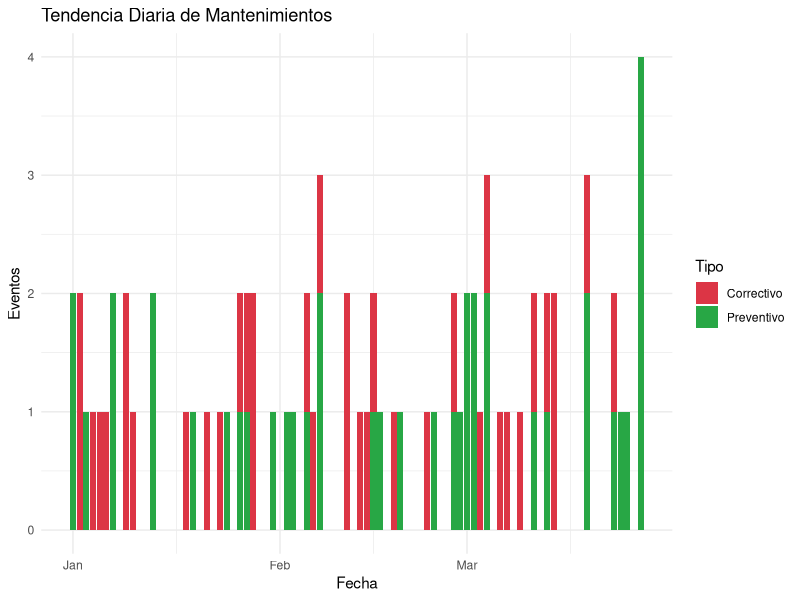
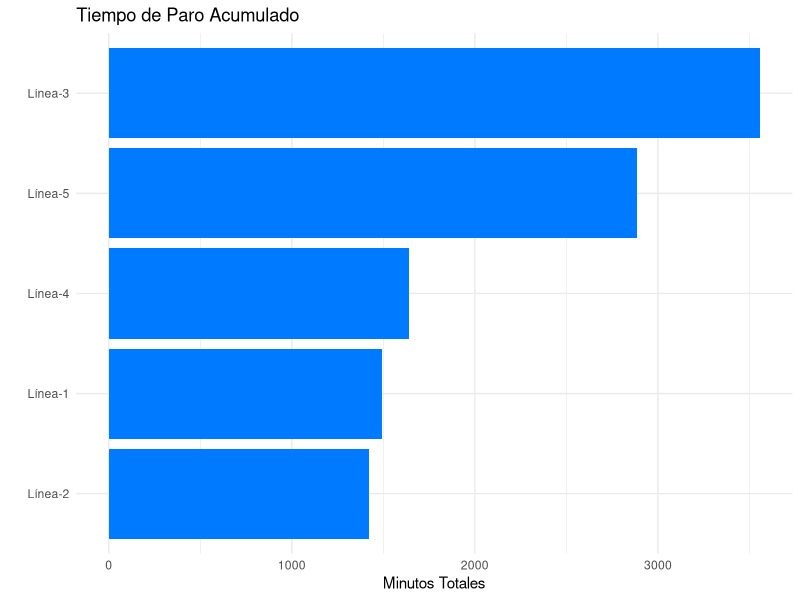
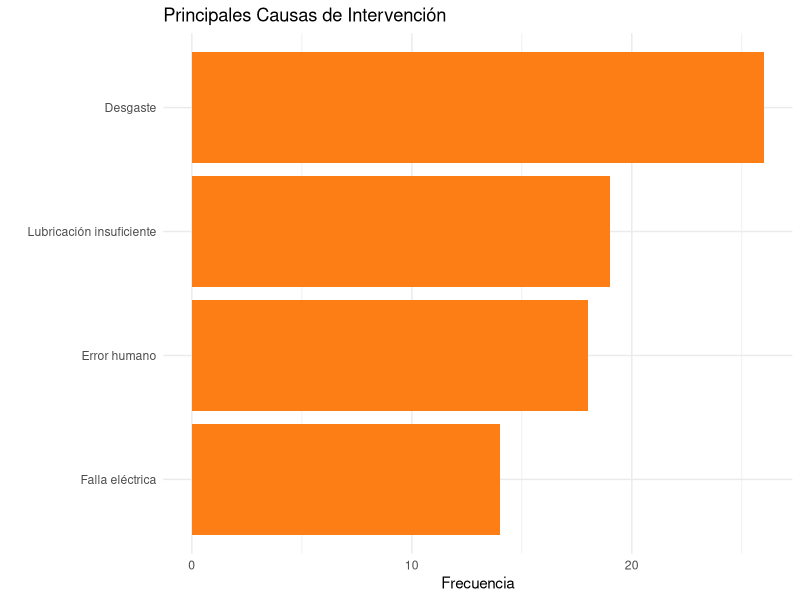
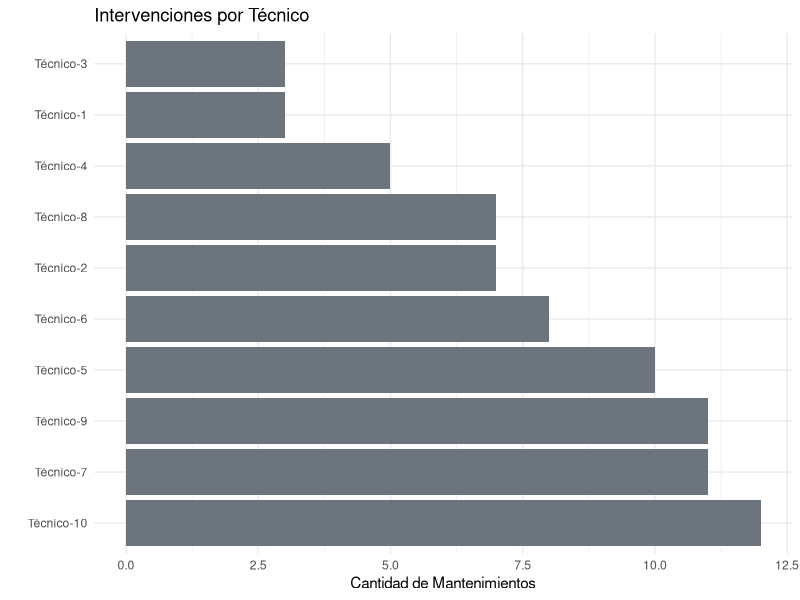

These charts were generated, in order, by the following R code:
## ---- chunk 1
library(tidyverse)
library(skimr)
## ---- chunk 2
mantenimiento <- read_csv("mantenimiento.csv", locale = locale(encoding = "latin1"))

# Visualizacion inicial del dataset
glimpse(mantenimiento)
skim(mantenimiento)
## ---- chunk 3
kpis <- mantenimiento %>%
  summarise(
    Total_Mantenimientos = n(),
    Porc_Correctivo = round(mean(TipoMantenimiento == "Correctivo") * 100, 1),
    Tiempo_Total_Paro = sum(Duracion_min)
  )
print(kpis)
## ---- chunk 4
maquina_top <- mantenimiento %>%
  group_by(Máquina) %>%
  summarise(Tiempo_Total = sum(Duracion_min)) %>%
  arrange(desc(Tiempo_Total)) %>%
  slice(1)
print(maquina_top)
## ---- chunk 5
# Gráfico 1: Tendencia de mantenimientos por fecha
ggplot(mantenimiento, aes(x = Fecha, fill = TipoMantenimiento)) +
  geom_bar() +
  scale_fill_manual(values = c("Preventivo" = "#28a745", "Correctivo" = "#dc3545")) +
  labs(title = "Tendencia Diaria de Mantenimientos", x = "Fecha", y = "Eventos", fill = "Tipo") +
  theme_minimal()

# Gráfico 2: Tiempo de paro por máquina
mantenimiento %>%
  group_by(Máquina) %>%
  summarise(Tiempo_Total = sum(Duracion_min)) %>%
  ggplot(aes(x = reorder(Máquina, Tiempo_Total), y = Tiempo_Total)) +
  geom_col(fill = "#007bff") +
  coord_flip() +
  labs(title = "Tiempo de Paro Acumulado", x = "", y = "Minutos Totales") +
  theme_minimal()

# Gráfico 3: Distribución de Causas
mantenimiento %>%
  count(Causa) %>%
  ggplot(aes(x = reorder(Causa, n), y = n)) +
  geom_col(fill = "#fd7e14") +
  coord_flip() +
  labs(title = "Principales Causas de Intervención", x = "", y = "Frecuencia") +
  theme_minimal()

# Gráfico 4: Carga de Trabajo por Técnico
ggplot(mantenimiento, aes(x = fct_infreq(Responsable))) +
  geom_bar(fill = "#6c757d") +
  coord_flip() +
  labs(title = "Intervenciones por Técnico", x = "", y = "Cantidad de Mantenimientos") +
  theme_minimal()
